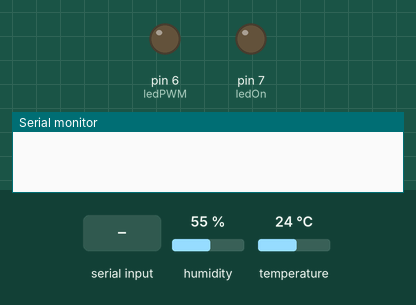
A sketch run on a simulated Arduino Uno, built with avr-gcc and run on an emulated ATmega328P. On the bench: output pins drawn as LEDs (lit = HIGH), the last lines printed to the serial monitor. The inputs (shaded band) are chosen by the test bench; at power-on: humidity 55 %, temperature 24 °C.

Above: at 1.2 s.
1.3 s: "F" received over Serial
At 1.8 s:
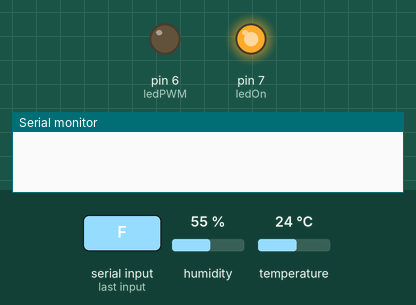
2.8 s: "1" received over Serial
At 4.0 s:
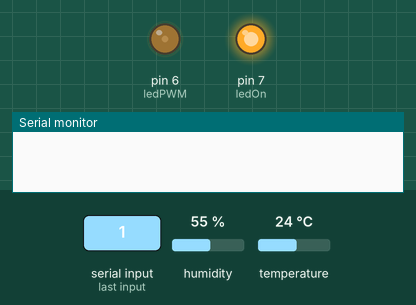
4.3 s: "N" received over Serial
At 5.3 s:
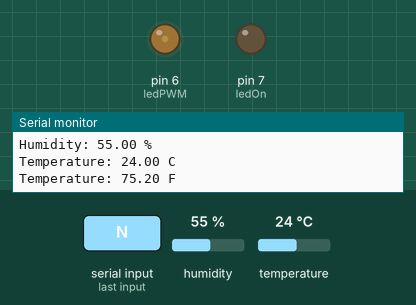
Timing chart, 0 to 7.3 s (numbered marks = the images above; inputs shaded):
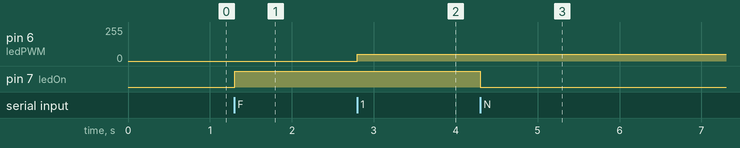

Measured:
- after the input at 1.3 s, pin 7 (ledOn): LOW → HIGH at once
- after the input at 2.8 s, pin 6 (ledPWM): 0/255 → 49/255 at once
- after the input at 4.3 s, pin 7 (ledOn): HIGH → LOW at once

The sketch:

7_arduino_bluetooth_android_app.ino
```cpp
/*
 * Rui Santos
 * Complete Project Details http://randomnerdtutorials.com
 */

#include <DHT.h>

#define DHTPIN 4     // what pin we're connected to
#define DHTTYPE DHT11   // DHT 11

DHT dht(DHTPIN, DHTTYPE);

int ledOn = 7;
int ledPWM = 6;

int state;
int flag = 0;      //makes sure that the serial only prints once the state

unsigned long previousMillis = 0;
const long interval = 5000;

void displayTempHumid() {
  // Reading temperature or humidity takes about 250 milliseconds!
  // Sensor readings may also be up to 2 seconds 'old' (its a very slow sensor)
  float h = dht.readHumidity();
  // Read temperature as Celsius
  float t = dht.readTemperature();
  // Read temperature as Fahrenheit
  float f = dht.readTemperature(true);

  // Check if any reads failed and exit early (to try again).
  if (isnan(h) || isnan(t) || isnan(f)) {
    Serial.print(" ");
    Serial.println("Failed to read");
    return;
  }
  Serial.print("Humidity: ");
  Serial.print(h);
  Serial.println(" %\t");
  Serial.print("Temperature: ");
  Serial.print(t);
  Serial.println(" C");
  Serial.print("Temperature: ");
  Serial.print(f);
  Serial.println(" F");
}

void setup() {
  // sets the pins as outputs:
  pinMode(ledOn, OUTPUT);
  pinMode(ledPWM, OUTPUT);

  digitalWrite(ledOn, LOW);
  analogWrite(ledPWM, LOW);

  dht.begin(); // initialize dht

  // initialize serial communication at 9600 bits per second:
  Serial.begin(9600);
}

void loop() {
  unsigned long currentMillis = millis();

  //if some date is sent, reads it and saves in state
  if (Serial.available() > 0) {
    state = Serial.read();
    flag = 0;
  }
  // if the state is ON the LED is ON
  if (state == 'F' && flag == 0) {
    digitalWrite(ledOn, HIGH);
    flag = 1;
  }
  // if the state is OFF the LED is OFF
  else if (state == 'N' && flag == 0) {
    digitalWrite(ledOn, LOW);
    flag = 1;
  }
  else if (state != 'N' && state != 'F' && flag == 0) {
    analogWrite(ledPWM, state);
    flag = 1;
  }
  if (currentMillis - previousMillis >= interval) {
    // save the last time you blinked the LED
    previousMillis = currentMillis;
    displayTempHumid();
  }
}
```
